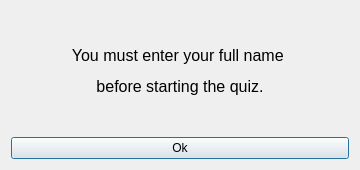
<?xml version="1.0" encoding="UTF-8"?>
<ui version="4.0">
 <class>EmptyNameDialog</class>
 <widget class="QDialog" name="EmptyNameDialog">
  <property name="geometry">
   <rect>
    <x>0</x>
    <y>0</y>
    <width>360</width>
    <height>170</height>
   </rect>
  </property>
  <property name="minimumSize">
   <size>
    <width>360</width>
    <height>170</height>
   </size>
  </property>
  <property name="maximumSize">
   <size>
    <width>360</width>
    <height>170</height>
   </size>
  </property>
  <property name="focusPolicy">
   <enum>Qt::NoFocus</enum>
  </property>
  <property name="windowTitle">
   <string>Enter Name</string>
  </property>
  <property name="windowIcon">
   <iconset>
    <normaloff>images/icon.png</normaloff>images/icon.png</iconset>
  </property>
  <layout class="QGridLayout" name="gridLayout">
   <item row="0" column="0">
    <widget class="QLabel" name="label">
     <property name="text">
      <string>&lt;html&gt;&lt;head/&gt;&lt;body&gt;&lt;p align=&quot;center&quot;&gt;&lt;span style=&quot; font-size:12pt;&quot;&gt;You must enter your full name &lt;/span&gt;&lt;/p&gt;&lt;p align=&quot;center&quot;&gt;&lt;span style=&quot; font-size:12pt;&quot;&gt;before starting the quiz.&lt;/span&gt;&lt;/p&gt;&lt;/body&gt;&lt;/html&gt;</string>
     </property>
    </widget>
   </item>
   <item row="2" column="0">
    <widget class="QPushButton" name="pushButton">
     <property name="text">
      <string>Ok</string>
     </property>
    </widget>
   </item>
  </layout>
 </widget>
 <resources/>
 <connections>
  <connection>
   <sender>pushButton</sender>
   <signal>clicked()</signal>
   <receiver>EmptyNameDialog</receiver>
   <slot>accept()</slot>
   <hints>
    <hint type="sourcelabel">
     <x>139</x>
     <y>139</y>
    </hint>
    <hint type="destinationlabel">
     <x>326</x>
     <y>125</y>
    </hint>
   </hints>
  </connection>
 </connections>
</ui>
